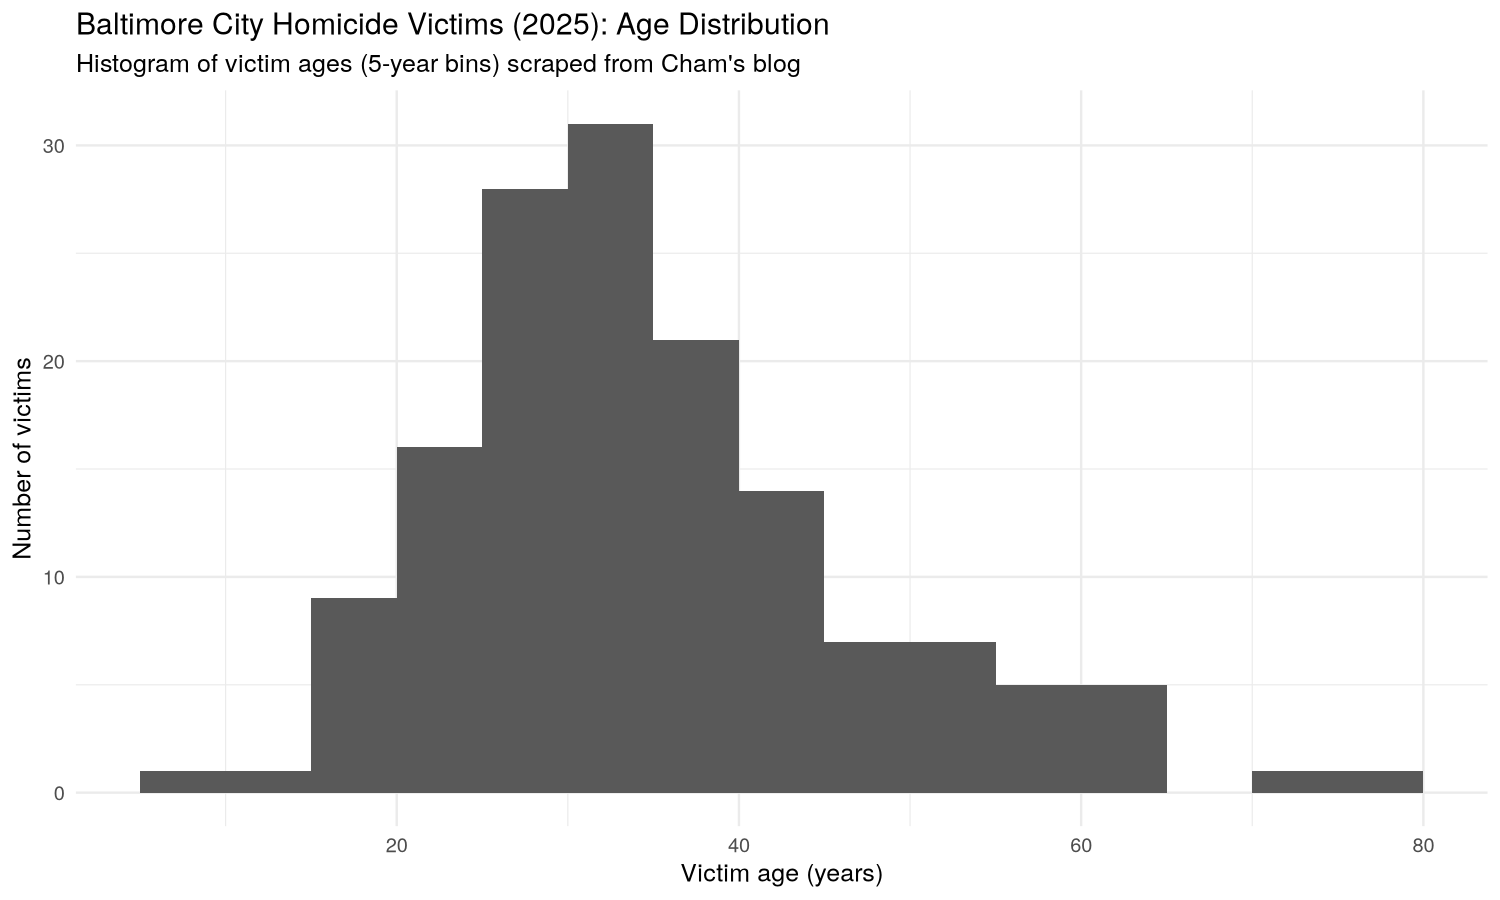

Source code (R):
#!/usr/bin/env Rscript

suppressPackageStartupMessages({
  library(rvest)
  library(dplyr)
  library(stringr)
  library(lubridate)
  library(ggplot2)
  library(readr)
})

URL_2025 <- "https://chamspage.blogspot.com/2025/01/2025-baltimore-city-homicide-list.html"
OUT_AGE_PNG <- "histogram.png"
OUT_METHOD_PNG <- "histogram_by_method.png"

safe_read_html <- function(url) {
  tryCatch(
    read_html(url),
    error = function(e) {
      message("ERROR: Failed to fetch page: ", url)
      message("Reason: ", conditionMessage(e))
      quit(status = 2)
    }
  )
}

# Normalize names into safe, non-empty, unique identifiers
make_safe_names <- function(x) {
  x <- as.character(x)
  x <- str_squish(x)
  x <- str_replace_all(x, "\\s+", "_")
  x <- str_replace_all(x, "[^A-Za-z0-9_]", "")
  x <- tolower(x)
  x[x == "" | is.na(x)] <- "x"
  make.unique(x, sep = "_")
}

# Find which row looks like a header (contains "date" and "age")
find_header_row <- function(df) {
  if (nrow(df) == 0) return(NA_integer_)
  maxr <- min(25, nrow(df))
  for (i in 1:maxr) {
    rowtxt <- tolower(paste(as.character(df[i, ]), collapse = " "))
    if (str_detect(rowtxt, "\\bdate\\b") && str_detect(rowtxt, "\\bage\\b")) {
      return(i)
    }
  }
  NA_integer_
}

# Choose the best table: header row present + many rows
pick_best_table <- function(tables) {
  scores <- sapply(tables, function(df) {
    hr <- find_header_row(df)
    has_header <- !is.na(hr)
    rows <- nrow(df)
    score <- 0
    if (has_header) score <- score + 100
    score <- score + min(rows, 400)
    score
  })
  which.max(scores)
}

# Flexible date parse: mdy first, then my
parse_date_flex <- function(x) {
  x <- str_squish(as.character(x))
  out <- suppressWarnings(mdy(x))
  needs_my <- is.na(out) & str_detect(x, "^[0-9]{1,2}/[0-9]{4}$")
  out[needs_my] <- suppressWarnings(my(x[needs_my]))
  out
}

# Keyword-based method inference (approximate)
derive_method <- function(text) {
  t <- str_to_lower(text)
  case_when(
    str_detect(t, "\\bshoot") ~ "Shooting",
    str_detect(t, "\\bstabb") ~ "Stabbing",
    str_detect(t, "\\bstrangl") ~ "Strangulation",
    str_detect(t, "\\bbeaten\\b|\\bblunt\\b") ~ "Blunt force",
    str_detect(t, "\\bvehicle\\b|\\bcar\\b|\\bhit\\b") ~ "Vehicle",
    TRUE ~ "Other/Unknown"
  )
}

# -----------------------------
# Scrape tables
# -----------------------------
page <- safe_read_html(URL_2025)

tables <- page |>
  html_elements("table") |>
  lapply(\(t) html_table(t, fill = TRUE))

if (length(tables) == 0) {
  message("ERROR: No HTML tables found on the page. The page structure may have changed.")
  quit(status = 3)
}

best_i <- pick_best_table(tables)
raw <- tables[[best_i]]

header_row <- find_header_row(raw)
if (is.na(header_row)) {
  message("ERROR: Could not locate a header row containing 'Date' and 'Age'.")
  message("Best table had ", nrow(raw), " rows and ", ncol(raw), " cols.")
  quit(status = 4)
}

# Use detected header row as column names; data starts after it
hdr <- raw[header_row, , drop = TRUE]
raw2 <- raw[(header_row + 1):nrow(raw), , drop = FALSE]
names(raw2) <- make_safe_names(hdr)

# Map key columns by name patterns
nms <- names(raw2)
col_date <- nms[str_detect(nms, "date")]
col_age  <- nms[str_detect(nms, "^age$|_age$|\\bage\\b")]
col_name <- nms[str_detect(nms, "^name$|victim|\\bname\\b")]

col_date <- if (length(col_date) > 0) col_date[1] else NA_character_
col_age  <- if (length(col_age)  > 0) col_age[1]  else NA_character_
col_name <- if (length(col_name) > 0) col_name[1] else NA_character_

if (any(is.na(c(col_date, col_age, col_name)))) {
  message("ERROR: Could not detect required columns after header normalization.")
  message("Columns found: ", paste(names(raw2), collapse = ", "))
  quit(status = 5)
}

# Build cleaned df + keep row_text for method inference
df <- raw2 |>
  mutate(row_text = apply(raw2, 1, \(r) paste(na.omit(as.character(r)), collapse = " "))) |>
  transmute(
    date_raw = .data[[col_date]],
    name_raw = .data[[col_name]],
    age_raw  = .data[[col_age]],
    row_text = row_text
  ) |>
  mutate(
    date_raw = str_squish(as.character(date_raw)),
    name_raw = str_squish(as.character(name_raw)),
    age_raw  = str_squish(as.character(age_raw)),
    row_text = str_squish(as.character(row_text)),
    date_died = parse_date_flex(date_raw),
    age = suppressWarnings(parse_number(age_raw))
  ) |>
  # drop bad rows
  filter(!is.na(date_died), !is.na(age)) |>
  filter(age >= 0, age <= 110) |>
  filter(year(date_died) == 2025)

if (nrow(df) == 0) {
  message("ERROR: After cleaning, no 2025 rows with valid ages were found.")
  quit(status = 6)
}

# -----------------------------
# Histogram 1: Age distribution + tabular output
# -----------------------------
bin_width <- 5
min_age <- floor(min(df$age, na.rm = TRUE) / bin_width) * bin_width
max_age <- ceiling(max(df$age, na.rm = TRUE) / bin_width) * bin_width
starts  <- seq(min_age, max_age, by = bin_width)

hist_age_tbl <- df |>
  mutate(bin_start = floor(age / bin_width) * bin_width) |>
  count(bin_start, name = "count") |>
  arrange(bin_start)

# Ensure all bins appear (count 0) without tidyr
all_bins <- tibble(bin_start = starts)
hist_age_tbl <- all_bins |>
  left_join(hist_age_tbl, by = "bin_start") |>
  mutate(
    count = ifelse(is.na(count), 0L, count),
    bin_end = bin_start + bin_width - 1L
  ) |>
  select(bin_start, bin_end, count)

cat("\nBaltimore City Homicides (2025) — Victim Age Histogram (5-year bins)\n")
cat("Source: ", URL_2025, "\n\n", sep = "")
print(hist_age_tbl, n = nrow(hist_age_tbl))
cat("\nTotal records used (2025 with valid age): ", nrow(df), "\n\n", sep = "")

p_age <- ggplot(df, aes(x = age)) +
  geom_histogram(binwidth = bin_width, boundary = 0, closed = "left") +
  labs(
    title = "Baltimore City Homicide Victims (2025): Age Distribution",
    subtitle = "Histogram of victim ages (5-year bins) scraped from Cham's blog",
    x = "Victim age (years)",
    y = "Number of victims"
  ) +
  theme_minimal(base_size = 12)

ggsave(filename = OUT_AGE_PNG, plot = p_age, width = 10, height = 6, dpi = 150)
cat("Saved plot to: ", normalizePath(OUT_AGE_PNG, winslash = "/", mustWork = FALSE), "\n", sep = "")

# -----------------------------
# Histogram 2: Method (shooting vs stabbing etc.) + tabular output
# -----------------------------
df_method <- df |>
  mutate(method = derive_method(row_text))

method_tbl <- df_method |>
  count(method, name = "count") |>
  arrange(desc(count))

cat("\nBaltimore City Homicides (2025) — Method Breakdown (keyword-based)\n")
cat("Source: ", URL_2025, "\n")
cat("Note: Method is inferred from keywords in the row text, so it is approximate.\n\n")
print(method_tbl, n = nrow(method_tbl))

p_method <- ggplot(method_tbl, aes(x = reorder(method, -count), y = count)) +
  geom_col() +
  labs(
    title = "Baltimore City Homicides (2025): Method Breakdown",
    subtitle = "Method inferred from keywords in table row text (approximate)",
    x = "Method",
    y = "Number of homicides"
  ) +
  theme_minimal(base_size = 12)

ggsave(filename = OUT_METHOD_PNG, plot = p_method, width = 10, height = 6, dpi = 150)
cat("\nSaved plot to: ", normalizePath(OUT_METHOD_PNG, winslash = "/", mustWork = FALSE), "\n", sep = "")
